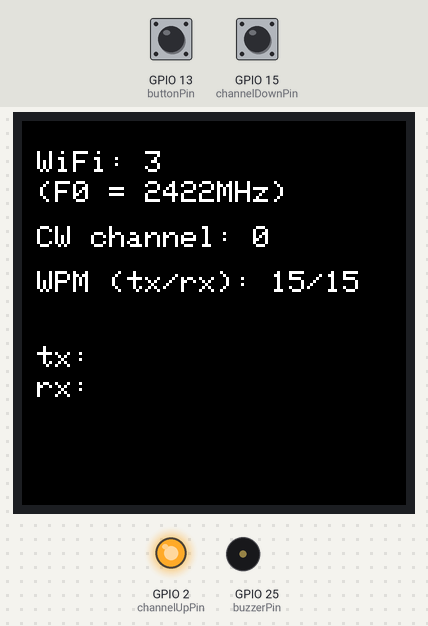
Bench run of a program on a simulated ESP32. Parts: 128×128 colour display, output pins drawn as LEDs (lit = HIGH), buzzer (waves = sounding). The test bench sets the inputs (shaded band); at power-on: GPIO 13 (buttonPin) HIGH, GPIO 15 (channelDownPin) HIGH. The local clock reads 2024-03-15 10:24:30 at power-on unless the program sets it; what the program prints to the serial monitor is not drawn.

Above: at 1.3 s.
1.4 s: GPIO 13 (buttonPin) pulled LOW for 0.15 s
At 2.9 s:
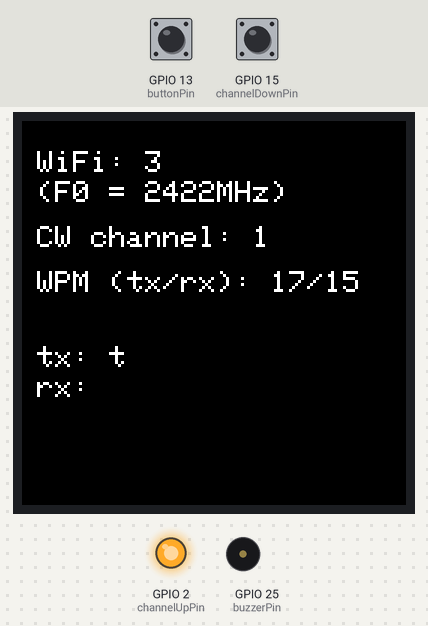
3.3 s: GPIO 15 (channelDownPin) pulled LOW for 0.15 s
At 4.2 s:
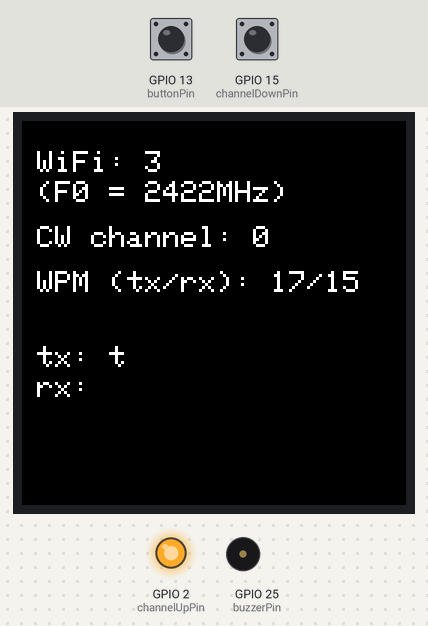
4.9 s: GPIO 13 (buttonPin) pulled LOW for 0.15 s
At 6.8 s:
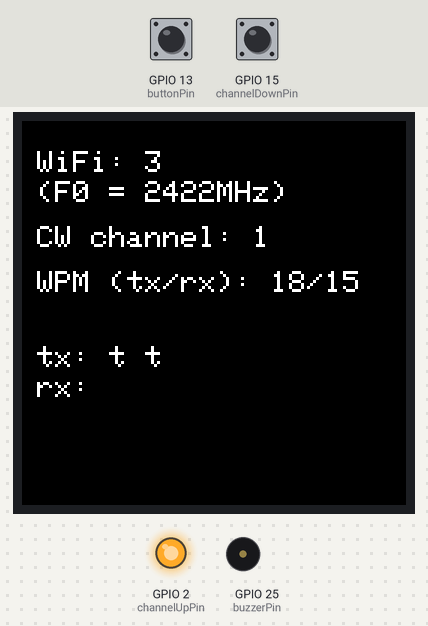
Timing chart, 0 to 8.3 s (numbered marks = the images above; inputs shaded):
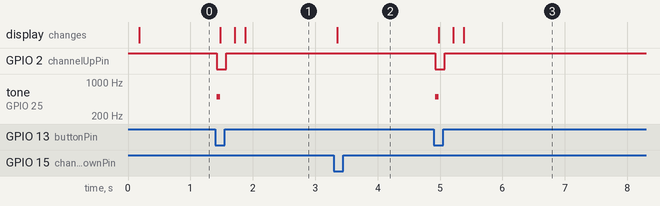

The program:

main.cpp
```cpp
#include <Arduino.h>

// TODO: add esp8266

#include <iostream>

#include <Adafruit_GFX.h>
#include <Adafruit_ST7735.h>
#include <Bounce2.h>
#include <SPI.h>

#include "CWDecoder.hpp"
#include "SignalDecoder.hpp"

#ifdef ESP32
#include <esp_now.h>
#include <WiFi.h>
#elif ESP8266
#include <espnow.h>
#include <ESP8266WiFi.h>
#else
#endif

#ifndef SPEED
#define SPEED 115200
#endif

// WIFI defenitions
const uint8_t wifiChannel = 3; // allowed values 1-14

// TFT defenitions
#define TFT_CS 14  //for D32 Pro
#define TFT_DC 27  //for D32 Pro
#define TFT_RST 33 //for D32 Pro
#define TS_CS 12   //for D32 Pro

// buttons and buzzer
const uint8_t buttonPin = 13;
const uint8_t channelUpPin = 2;
const uint8_t channelDownPin = 15;
const uint8_t buzzerPin = 25;

// datastructure
typedef struct
{
  uint8_t channel = 0;
  bool pressed = false;
} Payload;

uint16_t wifiFrequency[] = {2412, 2417, 2422, 2427, 2432, 2437, 2442, 2447, 2452, 2457, 2462, 2467, 2472, 2484};
esp_now_peer_info_t slave;
uint8_t broadcastMac[] = {0xFF, 0xFF, 0xFF, 0xFF, 0xFF, 0xFF};
const esp_now_peer_info_t *peer = &slave;
Payload payload;

Adafruit_ST7735 tft = Adafruit_ST7735(TFT_CS, TFT_DC, TFT_RST);

Bounce contact = Bounce();
Bounce channelUp = Bounce();
Bounce channelDown = Bounce();

const uint8_t ledChannel = 0;
const double freq = 500;
const uint8_t resolution = 8;

const uint8_t maxChannel = 10;
uint8_t channel = 0;

SignalDecoder signalDecoderSend = SignalDecoder();
SignalDecoder signalDecoderReceive = SignalDecoder();

const uint8_t displayLetters = 15;
std::string bufRX;
std::string bufTX;

void displayInfo(uint8_t channel)
{
  tft.setRotation(1);
  tft.fillScreen(ST7735_BLACK);
  tft.setCursor(5, 10);
  tft.setTextColor(ST7735_WHITE, ST7735_BLACK);
  tft.setTextSize(1);
  tft.print("WiFi: ");
  tft.println(wifiChannel);
  tft.setCursor(5, 20);
  tft.print("(F0 = ");
  tft.print(wifiFrequency[wifiChannel - 1]);
  tft.println("MHz)");
  tft.setCursor(5, 35);
  tft.print("CW channel: ");
  tft.println(channel);
}

void displayWPM(uint8_t rxWPM, uint8_t txWPM)
{
  tft.fillRect(0, 50, tft.width(), 8, ST7735_BLACK);
  tft.setCursor(5, 50);
  tft.print("WPM (tx/rx): ");
  tft.print(rxWPM);
  tft.print("/");
  tft.print(txWPM);
}

void displayLetter(int16_t y, std::string text, std::string letter)
{
  tft.fillRect(0, y, tft.width(), 8, ST7735_BLACK);
  tft.setCursor(5, y);
  tft.print(text.c_str());
  tft.print(letter.c_str());
}

void statusUpdate(bool pressed)
{
  if (pressed)
  {
    digitalWrite(BUILTIN_LED, LOW);
    ledcWriteTone(ledChannel, freq);
  }
  else
  {
    digitalWrite(BUILTIN_LED, HIGH);
    ledcWriteTone(ledChannel, 0);
  }
}

void OnDataSent(const uint8_t *mac_addr, esp_now_send_status_t status)
{
  if (status != ESP_NOW_SEND_SUCCESS)
    std::cout << "Send Fail!" << std::endl;
}

void dataSend(uint8_t channel, bool pressed)
{
  payload.channel = channel;
  payload.pressed = pressed;

  esp_now_send(slave.peer_addr, (uint8_t *)&payload, sizeof(payload));
}

void OnDataRecv(const uint8_t *mac_addr, const uint8_t *data, int data_len)
{
  Payload *payload = (Payload *)data;

  if (channel == payload->channel)
  {
    statusUpdate(payload->pressed);
    signalDecoderReceive.contactStatus(payload->pressed);
  }
}

void espNowInit()
{
#ifdef ESP32
  if (esp_now_init() == ESP_OK)
#else
  if (esp_now_init() != 0)
#endif
  {
    std::cout << "ESP NOW init!" << std::endl;
  }
  else
  {
    std::cout << "ESP NOW init failed ..." << std::endl;
    ESP.restart();
  }
}

void addressInit()
{
  memcpy(&slave.peer_addr, &broadcastMac, 6);
  slave.channel = wifiChannel;
  slave.encrypt = 0;

  if (esp_now_add_peer(peer) == ESP_OK)
  {
    std::cout << "Address added!" << std::endl;
  }
}

void getBuffer(int16_t y, std::string text, std::string &buf, SignalDecoder &signalDecoder1, SignalDecoder &signalDecoder2)
{
  CWDecoder cwDecoder = CWDecoder();

  if (signalDecoder1.status == signalDecoder1.Status::characterReceived)
  {
    std::cout << cwDecoder.decode(signalDecoder1.code) << " " << signalDecoder1.code << std::endl;
    buf += cwDecoder.decode(signalDecoder1.code);

    if (buf.length() > displayLetters)
      buf.erase(0, buf.length() - displayLetters);

    signalDecoder1.code.clear();
    displayLetter(y, text, buf);
    signalDecoder1.status = signalDecoder1.Status::waitingWordReceived;
  }

  if (signalDecoder1.status == signalDecoder1.Status::wordReceived)
  {
    std::cout << std::endl;
    displayWPM(signalDecoder1.wpm, signalDecoder2.wpm);
    buf += " ";
    signalDecoder1.status = signalDecoder1.Status::waiting;
  }
}

void setup()
{
  pinMode(buttonPin, INPUT_PULLUP);
  pinMode(channelUpPin, INPUT_PULLUP);
  pinMode(channelDownPin, INPUT_PULLUP);
  pinMode(BUILTIN_LED, OUTPUT);
  pinMode(buzzerPin, OUTPUT);

  digitalWrite(BUILTIN_LED, HIGH);

  Serial.begin(SPEED);

  tft.initR(INITR_144GREENTAB);
  tft.setTextWrap(true); // Allow text to run off right edge

  WiFi.mode(WIFI_STA);
  WiFi.disconnect();
  espNowInit();
  addressInit();
  esp_now_register_send_cb(OnDataSent);
  esp_now_register_recv_cb(OnDataRecv);

  contact.attach(buttonPin);
  contact.interval(25);
  channelUp.attach(channelUpPin);
  channelUp.interval(25);
  channelDown.attach(channelDownPin);
  channelDown.interval(25);

  displayInfo(channel);
  displayWPM(signalDecoderSend.wpm, signalDecoderReceive.wpm);
  displayLetter(75, "tx: ", bufTX);
  displayLetter(85, "rx: ", bufRX);

  ledcSetup(ledChannel, freq, resolution);
  ledcAttachPin(buzzerPin, ledChannel);
}

void loop()
{
  contact.update();
  channelUp.update();
  channelDown.update();

  signalDecoderReceive.contactUpdate();

  getBuffer(75, "tx: ", bufTX, signalDecoderSend, signalDecoderReceive);
  getBuffer(85, "rx: ", bufRX, signalDecoderReceive, signalDecoderSend);

  if (contact.fell())
  {
    statusUpdate(true);
    dataSend(channel, true);
    signalDecoderSend.pressing();
  }

  if (contact.rose())
  {
    statusUpdate(false);
    dataSend(channel, false);
    signalDecoderSend.releasing();
  }

  if (contact.read() == HIGH)
  {
    signalDecoderSend.released();
  }

  if (channelUp.fell())
  {
    channel++;
    if (channel == maxChannel + 1)
      channel = 0;
    displayInfo(channel);
    displayWPM(signalDecoderSend.wpm, signalDecoderReceive.wpm);
    displayLetter(75, "tx: ", bufTX);
    displayLetter(85, "rx: ", bufRX);
    ledcWriteTone(ledChannel, 0);
  }

  if (channelDown.fell())
  {
    channel--;
    if (channel == UINT8_MAX)
      channel = maxChannel;
    displayInfo(channel);
    displayWPM(signalDecoderSend.wpm, signalDecoderReceive.wpm);
    displayLetter(75, "tx: ", bufTX);
    displayLetter(85, "rx: ", bufRX);
    ledcWriteTone(ledChannel, 0);
  }
}
```

Measured:
- after the input at 1.4 s, GPIO 2 (channelUpPin): HIGH → LOW at once, → HIGH 0.15 s later; tone on GPIO 25 (buzzerPin): silent → 500 Hz at once, → silent 0.05 s later; the display: first changes after 0.08 s (image 1 shows a later state)
- after the input at 3.3 s, the display: changes after 0.05 s (image 2)
- after the input at 4.9 s, GPIO 2 (channelUpPin): HIGH → LOW at once, → HIGH 0.15 s later; tone on GPIO 25 (buzzerPin): silent → 500 Hz at once, → silent 0.05 s later; the display: first changes after 0.08 s (image 3 shows a later state)
